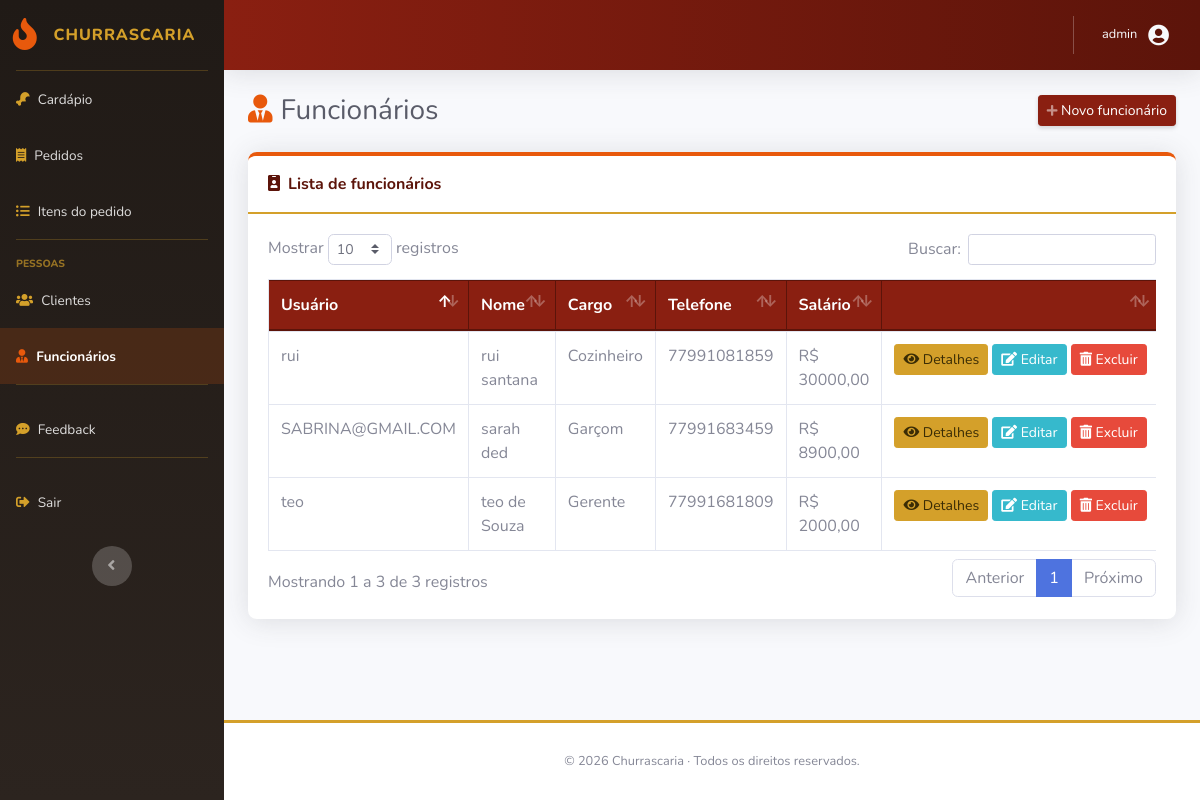
/funcionarios/ (signed in), run on the app's committed database.
### funcionario/models.py (models this page shows, shortened)
class Funcionario(User):
    CARGO_CHOICES = [
        ('GERENTE', 'Gerente'),
        ('GARÇOM', 'Garçom'),
        ('COZINHEIRO', 'Cozinheiro'),
    ]
    cargo = models.CharField(max_length=20, choices=CARGO_CHOICES)
    telefone = models.CharField(max_length=20, blank=True)
    salario = models.DecimalField(max_digits=10, decimal_places=2, default=0.00)

### funcionario/views.py (the view)
# urls.py: path('', views.funcionario_list, name='funcionario_list'),
@login_required
@permission_required('funcionario.view_funcionario', raise_exception=True)
def funcionario_list(request):
    funcionarios = Funcionario.objects.all().order_by('username')
    return render(request, 'funcionario/funcionario_list.html', {'funcionarios': funcionarios})

### templates/funcionario/funcionario_list.html (shortened to what this page needs)
{% extends 'base.html' %}
{% block content %}
    <div class="d-sm-flex align-items-center justify-content-between mb-4">
        <h1 class="h3 mb-0 text-gray-800 page-title"><i class="fas fa-user-tie"></i>Funcionários</h1>
        <a class="btn btn-primary btn-sm shadow-sm" href="{% url 'funcionario_create' %}">
            <i class="fas fa-plus fa-sm text-white-50"></i> Novo funcionário
        </a>
    </div>
    <div class="card shadow card-espeto">
        <div class="card-header py-3"><i class="fas fa-id-badge mr-2"></i>Lista de funcionários</div>
        <div class="card-body">
            {% if funcionarios %}
                <div class="table-responsive">
                    <table class="table table-bordered table-hover datatable" width="100%" cellspacing="0">
                        <thead>
                            <tr>
                                <th>Usuário</th>
                                <th>Nome</th>
                                <th>Cargo</th>
                                <th>Telefone</th>
                                <th>Salário</th>
                                <th></th>
                            </tr>
                        </thead>
                        <tbody>
                            {% for funcionario in funcionarios %}
                                <tr>
                                    <td>{{ funcionario.username }}</td>
                                    <td>{{ funcionario.get_full_name }}</td>
                                    <td>{{ funcionario.get_cargo_display }}</td>
                                    <td>{{ funcionario.telefone }}</td>
                                    <td>R$ {{ funcionario.salario }}</td>
                                    <td class="text-nowrap">
                                        <a class="btn btn-warning btn-sm" href="{% url 'funcionario_detail' funcionario.pk %}"><i class="fas fa-eye"></i> Detalhes</a>
                                        {% if perms.funcionario.change_funcionario %}
                                            <a class="btn btn-info btn-sm" href="{% url 'funcionario_update' funcionario.pk %}"><i class="fas fa-edit"></i> Editar</a>
                                        {% endif %}
                                        {% if perms.funcionario.delete_funcionario and funcionario.pk != user.pk %}
                                            <a class="btn btn-danger btn-sm" href="{% url 'funcionario_delete' funcionario.pk %}"><i class="fas fa-trash-alt"></i> Excluir</a>
                                        {% endif %}
                                    </td>
                                </tr>
                            {% endfor %}
                        </tbody>
                    </table>
                </div>
            {% else %}
                <p class="text-muted font-italic mb-0">Nenhum funcionário cadastrado ainda.</p>
            {% endif %}
        </div>
    </div>
{% endblock %}

### templates/base.html (shortened to what this page needs)
{% load static %}
<!DOCTYPE html>
<html lang="pt-br">
<head>
    <link href="{% static 'vendor/fontawesome-free/css/all.min.css' %}" rel="stylesheet" type="text/css">
    <link href="{% static 'vendor/datatables/dataTables.bootstrap4.min.css' %}" rel="stylesheet">
    <link href="{% static 'css/sb-admin-2.min.css' %}" rel="stylesheet">
    <link href="{% static 'css/churrascaria-theme.css' %}" rel="stylesheet">
</head>
<body id="page-top">
<div id="wrapper">
    <ul class="navbar-nav bg-gradient-primary sidebar sidebar-dark accordion" id="accordionSidebar">
        <a class="sidebar-brand d-flex align-items-center justify-content-center" href="{% url 'home' %}">
            <div class="sidebar-brand-icon"><i class="fas fa-fire"></i></div>
            <div class="sidebar-brand-text mx-3">Churrascaria</div>
        </a>
        <hr class="sidebar-divider my-0">
        {% if perms.item.view_item %}
        <li class="nav-item {% if request.resolver_match.url_name == 'item_list' or request.resolver_match.url_name == 'item_detail' or request.resolver_match.url_name == 'item_create' %}active{% endif %}">
            <a class="nav-link" href="{% url 'item_list' %}">
                <i class="fas fa-drumstick-bite"></i>
                <span>Cardápio</span>
            </a>
        </li>
        {% endif %}
        {% if perms.pedido.view_pedido %}
        <li class="nav-item {% if 'pedido' in request.resolver_match.url_name and 'itempedido' not in request.resolver_match.url_name %}active{% endif %}">
            <a class="nav-link" href="{% url 'pedido_list' %}">
                <i class="fas fa-receipt"></i>
                <span>Pedidos</span>
            </a>
        </li>
        {% endif %}
        {% if perms.itempedido.view_itempedido %}
        <li class="nav-item {% if 'itempedido' in request.resolver_match.url_name %}active{% endif %}">
            <a class="nav-link" href="{% url 'itempedido_list' %}">
                <i class="fas fa-list-ul"></i>
                <span>Itens do pedido</span>
            </a>
        </li>
        {% endif %}
        {% if perms.cliente.view_cliente or perms.funcionario.view_funcionario %}
        <hr class="sidebar-divider">
        <div class="sidebar-heading">Pessoas</div>
        {% endif %}
        {% if perms.cliente.view_cliente %}
        <li class="nav-item {% if 'cliente' in request.resolver_match.url_name %}active{% endif %}">
            <a class="nav-link" href="{% url 'cliente_list' %}">
                <i class="fas fa-users"></i>
                <span>Clientes</span>
            </a>
        </li>
        {% endif %}
        {% if perms.funcionario.view_funcionario %}
        <li class="nav-item {% if 'funcionario' in request.resolver_match.url_name %}active{% endif %}">
            <a class="nav-link" href="{% url 'funcionario_list' %}">
                <i class="fas fa-user-tie"></i>
                <span>Funcionários</span>
            </a>
        </li>
        {% endif %}
        {% if user.is_authenticated %}
        <hr class="sidebar-divider">
        <li class="nav-item {% if 'feedback' in request.resolver_match.url_name %}active{% endif %}">
            <a class="nav-link" href="{% url 'feedback_list' %}">
                <i class="fas fa-comment-dots"></i>
                <span>Feedback</span>
            </a>
        </li>
        {% endif %}
        <hr class="sidebar-divider">
        {% if user.is_authenticated %}
        <li class="nav-item">
            <a class="nav-link" href="#" data-toggle="modal" data-target="#modalLogout">
                <i class="fas fa-sign-out-alt"></i>
                <span>Sair</span>
            </a>
        </li>
        {% endif %}
        <div class="text-center d-none d-md-inline mt-3">
            <button class="rounded-circle border-0" id="sidebarToggle"></button>
        </div>
    </ul>
    <div id="content-wrapper" class="d-flex flex-column">
        <div id="content">
            <nav class="navbar navbar-expand navbar-light topbar mb-4 static-top shadow">
                <ul class="navbar-nav ml-auto">
                    {% if user.is_authenticated %}
                        <li class="nav-item dropdown no-arrow">
                            <a class="nav-link dropdown-toggle" href="#" id="userDropdown" role="button"
                               data-toggle="dropdown" aria-haspopup="true" aria-expanded="false">
                                <span class="mr-2 d-none d-lg-inline text-gray-100 small">
                                    {{ user.get_full_name|default:user.username }}
                                </span>
                                <i class="fas fa-user-circle fa-fw fa-lg text-gray-100"></i>
                            </a>
                        </li>
                    {% else %}
                        <li class="nav-item">
                            <a class="nav-link text-gray-100" href="{% url 'login' %}">Entrar</a>
                        </li>
                    {% endif %}
                </ul>
            </nav>
            <div class="container-fluid">
                {% block content %}{% endblock %}
            </div>
        </div>
        <footer class="sticky-footer bg-white">
            <div class="container my-auto">
                <div class="copyright text-center my-auto">
                    <span>&copy; {% now "Y" %} Churrascaria &middot; Todos os direitos reservados.</span>
                </div>
            </div>
        </footer>
    </div>
</div>
</body>
</html>

### static/css/churrascaria-theme.css (style rules this page uses)
:root { --churrasco-brasa: #8a1f11; --churrasco-brasa-escura: #5c140a; --churrasco-fogo: #e8590c; --churrasco-dourado: #d4a02a; --churrasco-carvao: #201a16; --churrasco-carvao-claro: #2c241f; --churrasco-creme: #f7f2ea; }
body { background-color: var(--churrasco-creme); font-family: 'Nunito', -apple-system, BlinkMacSystemFont, 'Segoe UI', Roboto, Arial, sans-serif; }
.sidebar { background: linear-gradient(180deg, var(--churrasco-carvao) 0%, var(--churrasco-carvao-claro) 100%) !important; }
.sidebar .sidebar-brand { color: var(--churrasco-dourado) !important; font-family: 'Nunito', sans-serif; font-weight: 800; letter-spacing: 0.06rem; }
.sidebar .sidebar-brand-icon i { color: var(--churrasco-fogo); }
.sidebar hr.sidebar-divider { border-top: 1px solid rgba(212, 160, 42, 0.25); }
.sidebar .sidebar-heading { color: rgba(212, 160, 42, 0.65); }
.sidebar .nav-item .nav-link { color: rgba(255, 255, 255, 0.85); }
.sidebar .nav-item .nav-link i { color: var(--churrasco-dourado); }
.sidebar .nav-item .nav-link:hover, .sidebar .nav-item.active .nav-link { color: #fff; background-color: rgba(232, 89, 12, 0.18); }
.sidebar .nav-item.active .nav-link i { color: var(--churrasco-fogo); }
#sidebarToggle { background-color: rgba(212, 160, 42, 0.15); }
.topbar { background: linear-gradient(90deg, var(--churrasco-brasa) 0%, var(--churrasco-brasa-escura) 100%) !important; }
.topbar .nav-item .nav-link { color: rgba(255, 255, 255, 0.9) !important; }
.btn-primary, .badge-primary { background-color: var(--churrasco-brasa); border-color: var(--churrasco-brasa); }
.btn-warning, .badge-warning { background-color: var(--churrasco-dourado); border-color: var(--churrasco-dourado); color: #3a2c05; }
a { color: var(--churrasco-brasa); }
.card { border: none; border-radius: 0.55rem; box-shadow: 0 0.15rem 1.2rem 0 rgba(58, 32, 20, 0.12); }
.card-header { background-color: #fff; border-bottom: 2px solid var(--churrasco-dourado); border-radius: 0.55rem 0.55rem 0 0 !important; font-weight: 700; color: var(--churrasco-brasa-escura); }
.card.card-espeto { border-top: 4px solid var(--churrasco-fogo); }
.table thead th { background-color: var(--churrasco-brasa); color: #fff; border-color: var(--churrasco-brasa-escura); vertical-align: middle; white-space: nowrap; }
.sticky-footer { background-color: #fff; border-top: 3px solid var(--churrasco-dourado); }
.page-title i { color: var(--churrasco-fogo); margin-right: 0.5rem; }

### data on the page
Funcionario: username "SABRINA@GMAIL.COM", get_full_name "sarah ded", cargo "Garçom", telefone "77991683459", salario "8900,00", shows "Excluir"
Funcionario: username "rui", get_full_name "rui santana", cargo "Cozinheiro", telefone "77991081859", salario "30000,00", shows "Excluir"
Funcionario: username "teo", get_full_name "teo de Souza", cargo "Gerente", telefone "77991681809", salario "2000,00", shows "Excluir"

### other printed values
{{ user.get_full_name|default:user.username }} "admin"
